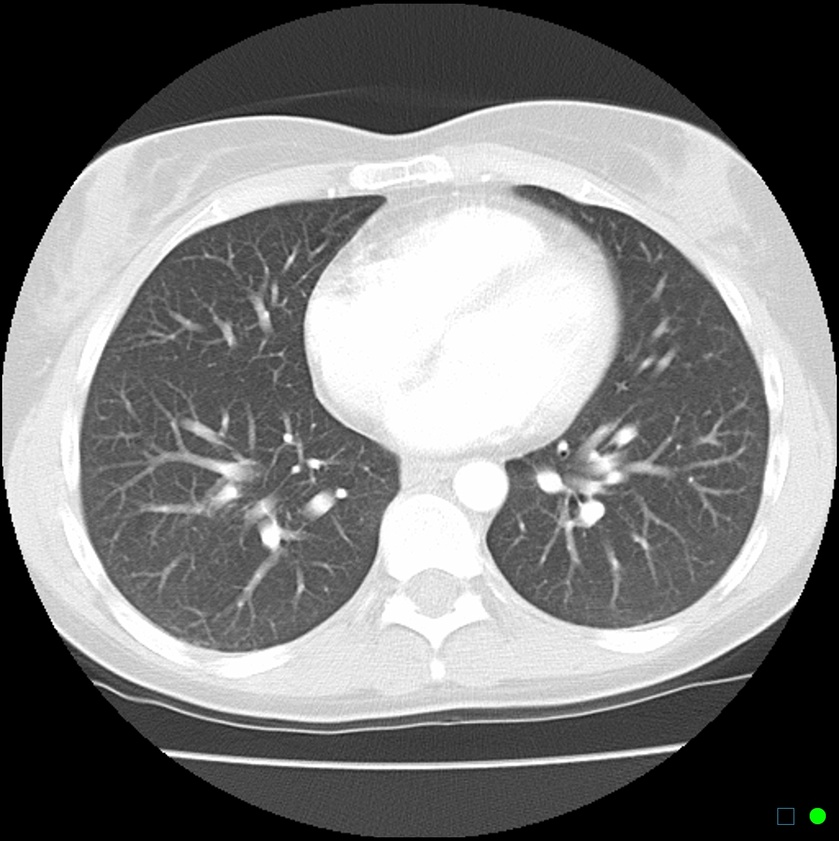
#> input picture lung_segmentation(python)/imgs/lung.jpg, 839 x 841 px, shrunk from 1144 x 1148 before the run
$ python standardized_distribution.py
#> lines starting #> are read from the running program, lines starting #| are printed output that depends on the picture
import numpy as np
from skimage import morphology, io
from skimage import measure
from sklearn.cluster import KMeans
import cv2 as cv
import matplotlib.pyplot as plt

img_file = r'./imgs/lung.jpg'
img = cv.imread(img_file)
#> img is the input picture: shape (841, 839, 3); mean B, G, R 123.9, 124, 123.9
imgs_to_process = np.transpose(img, (2, 0, 1))
print("the shape of imgs_to_process :  ", imgs_to_process.shape)  # 病历离肺结节最近的三个切片
#| the shape of imgs_to_process :   (3, 841, 839)


# 数值分布标准化
mean = np.mean(img)
#> mean = 123.9
# print(mean)
std = np.std(img)
#> std = 92.78
img = img - mean
img = img / std


image_array = imgs_to_process[0]
f, (ax1, ax2) = plt.subplots(1, 2, figsize=(8, 8))
ax1.imshow(image_array, cmap='gray')
plt.hist(img.flatten(), bins=200)   # 绘制直方图
plt.show()
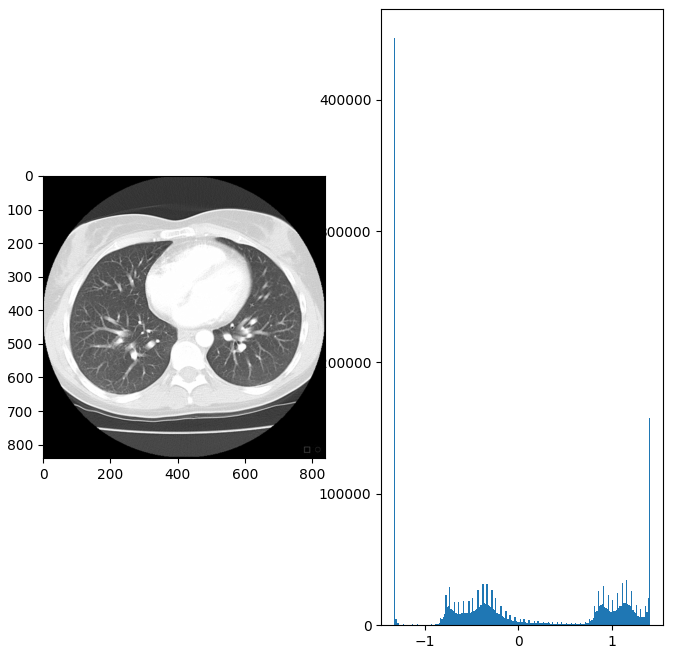
#> figure drawn by matplotlib, 2 panels; panel 2: tallest bar 446946 high, from x = -1.34 to -1.32
